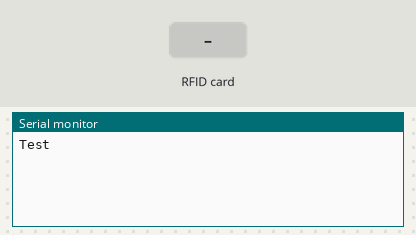
A sketch run on a simulated Arduino Mega 2560, built with avr-gcc and run on an emulated ATmega2560. Parts: the last lines printed to the serial monitor. Inputs (shaded band) come from the test bench. The modem accepts every AT command (registered, SIM ready, sends succeed) and sends nothing else.

Above: at 3.2 s.
3.3 s: RFID card 5E 7A 19 C4 held to the reader
At 4.2 s:
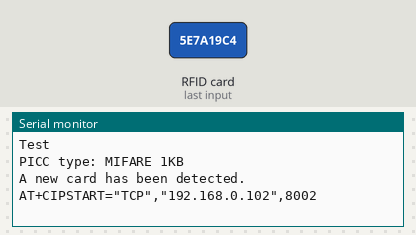
At 9.7 s:
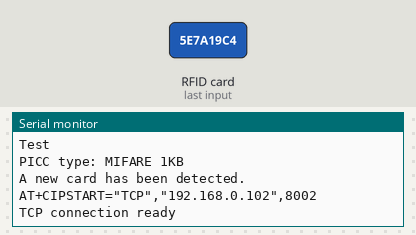

The sketch:

final_mega.ino
```cpp
#include <SPI.h>
#include <MFRC522.h>

#define esp Serial1
#define SS_PIN 53
#define RST_PIN 5

MFRC522 rfid(SS_PIN, RST_PIN); // Instance of the class

// Init array that will store new NUID
byte nuidPICC[4];


String CIPSTART  = {"AT+CIPSTART=\"TCP\",\"192.168.0.102\",8002\r\n"};
String ssid ="red0918";

String password="*villa#mirasol&";

String device = "0";

String data;

String server = "192.168.0.102";

//String uri = "/newLog/hola";// our example is /esppost.php

String uri = "/newLog";// our example is /esppost.php

byte dat [5];


void setup() {


  esp.begin(9600);

  Serial.begin(9600);

  SPI.begin(); // Init SPI bus
  rfid.PCD_Init(); // Init MFRC522


  Serial.println("Test");
  delay(2000);
//  reset();

  //connectWifi();
  //setWifi();
}

//reset the esp8266 module

void reset() {

  esp.println("AT+RST");

  delay(5000);

  if(esp.find("OK") ) Serial.println("Module Reset");
  else Serial.println("Failed");

}

//connect to your wifi network

void setWifi(){
  esp.println("AT+CWMODE=3");

  delay(5000);

  if(esp.find("OK") ){
    Serial.println("Paso 1");
    esp.println("AT+CWSAP=\"ESP\",\"password\",1,4");
    if(esp.find("OK") ){
      Serial.println("Creado acces point");
    }
  }else{
    Serial.println("Fallo access point");
    reset();
    setWifi();
  }

}
void connectWifi() {

  String cmd = "AT+CWMODE=1";

  esp.println(cmd);

  delay(5);

  cmd = "AT+CWJAP=\"" +ssid+"\",\"" + password + "\"";

  esp.println(cmd);

  delay(5000);


  if(esp.find("OK")) {

    Serial.println("Connected!");

  }

  else {

    Serial.println("Cannot connect to wifi");

    connectWifi();

  }

}

/*  byte read_data () {

    byte data;

    for (int i = 0; i < 8; i ++) {

      if (digitalRead (DHpin) == LOW) {

        while (digitalRead (DHpin) == LOW); // wait for 50us

        delayMicroseconds (30); // determine the duration of the high level to determine the data is '0 'or '1'

        if (digitalRead (DHpin) == HIGH)

        data |= (1 << (7-i)); // high front and low in the post

        while (digitalRead (DHpin) == HIGH);

        // data '1 ', wait for the next one receiver
      }

    }
    return data;
  }
*/
/*  void start_test () {

    digitalWrite (DHpin, LOW); // bus down, send start signal

    delay (30); // delay greater than 18ms, so DHT11 start signal can be detected

    digitalWrite (DHpin, HIGH);

    delayMicroseconds (40); // Wait for DHT11 response

    pinMode (DHpin, INPUT);

    while (digitalRead (DHpin) == HIGH);

    delayMicroseconds (80);

    // DHT11 response, pulled the bus 80us

    if (digitalRead (DHpin) == LOW);

    delayMicroseconds (80);

    // DHT11 80us after the bus pulled to start sending data

    for (int i = 0; i < 4; i ++)

    // receive temperature and humidity data, the parity bit is not considered

    dat[i] = read_data ();

    pinMode (DHpin, OUTPUT);

    digitalWrite (DHpin, HIGH);

    // send data once after releasing the bus, wait for the host to open the next Start signal

  }
*/
void loop () {

// Look for new cards
  if ( ! rfid.PICC_IsNewCardPresent())
    return;

  // Verify if the NUID has been readed
  if ( ! rfid.PICC_ReadCardSerial())
    return;

  Serial.print(F("PICC type: "));
  MFRC522::PICC_Type piccType = rfid.PICC_GetType(rfid.uid.sak);
  Serial.println(rfid.PICC_GetTypeName(piccType));

  // Check is the PICC of Classic MIFARE type
  if (piccType != MFRC522::PICC_TYPE_MIFARE_MINI &&
    piccType != MFRC522::PICC_TYPE_MIFARE_1K &&
    piccType != MFRC522::PICC_TYPE_MIFARE_4K) {
    Serial.println(F("Your tag is not of type MIFARE Classic."));
    return;
  }

  if (rfid.uid.uidByte[0] != nuidPICC[0] ||
    rfid.uid.uidByte[1] != nuidPICC[1] ||
    rfid.uid.uidByte[2] != nuidPICC[2] ||
    rfid.uid.uidByte[3] != nuidPICC[3] ) {
    Serial.println(F("A new card has been detected."));

    // Store NUID into nuidPICC array
    data="";
    for (byte i = 0; i < 4; i++) {
      nuidPICC[i] = rfid.uid.uidByte[i];
      data+=nuidPICC[i];
    }


  httppost();
    Serial.println(F("The NUID tag is:"));
    Serial.println(data);
  }
  else Serial.println(F("Card read previously."));

  // Halt PICC
  rfid.PICC_HaltA();

  // Stop encryption on PCD
  rfid.PCD_StopCrypto1();
}

void httppost () {


  //esp.println("AT+CIPSTART=0,\"TCP\",\"google.com\",80");//start a TCP connection.
  //esp.println("AT+CIPSTART=\"TCP\",\"" + server + "\",3000");//start a TCP connection.
  Serial.println(CIPSTART);
  esp.println(CIPSTART);
  delay(6000);

  if( esp.find("OK")) {

    Serial.println("TCP connection ready");

  }


  delay(1000);

  String postRequest =

    "GET " + uri + "?picc=" + data + "&device=" + device + " HTTP/1.1\r\n" +
    "Host: " + server + "\r\n" +
    "Connection: close\r\n" +
    "\r\n";

  Serial.println(postRequest);
  Serial.println(data);
  String sendCmd = "AT+CIPSEND=";//determine the number of caracters to be sent.

  esp.print(sendCmd);

  esp.println(postRequest.length() );

  if(esp.find(">")) {
    Serial.println("Sending.."); esp.print(postRequest);

    if( esp.find("SEND OK")) {
      Serial.println("Packet sent");

      while (esp.available()) {

        String tmpResp = esp.readString();

        Serial.println(tmpResp);

      }

      // close the connection

      esp.println("AT+CIPCLOSE");

    }

  }
  Serial.println("fin post");
}
```

Measured:
- after the input at 3.3 s, the serial monitor: prints a new line at once (image 1)
